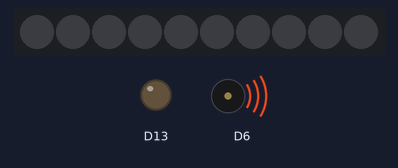
A sketch run on a simulated Adafruit Circuit Playground Express. On the bench: 10 RGB LEDs in strip order, left to right, output pins drawn as LEDs (lit = HIGH), buzzer (waves = sounding).

Above: at 0.1 s.
At 1.1 s:
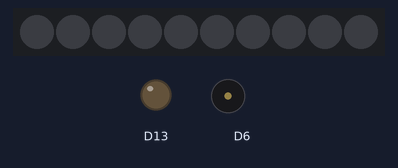
Timing chart, 0 to 2.6 s (numbered marks = the images above):
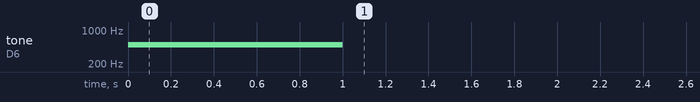

The sketch:

Sound.ino
```cpp
#include <Adafruit_CircuitPlayground.h>

// play it only once!
void setup() {
  CircuitPlayground.begin();

  CircuitPlayground.playTone(500, 1000); // (sound in hertz, for how long?)
  delay(1000); // silence for 1000 milliseconds or one second
  //CircuitPlayground.playTone(200, 1000); // (sound in hertz, for how long?)
  //delay(1000); // silence for 1000 milliseconds or one second

}

// play it over and over
void loop() {

}
```
